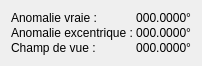
   <widget class="QWidget" name="formLayoutWidget_34">
    <property name="geometry">
     <rect>
      <x>10</x>
      <y>80</y>
      <width>183</width>
      <height>52</height>
     </rect>
    </property>
    <layout class="QFormLayout" name="formLayout_elemOsc1">
     <property name="sizeConstraint">
      <enum>QLayout::SetFixedSize</enum>
     </property>
     <property name="labelAlignment">
      <set>Qt::AlignLeading|Qt::AlignLeft|Qt::AlignVCenter</set>
     </property>
     <property name="horizontalSpacing">
      <number>3</number>
     </property>
     <property name="verticalSpacing">
      <number>1</number>
     </property>
     <item row="0" column="0">
      <widget class="QLabel" name="lbl_anomalieVraie">
       <property name="font">
        <font/>
       </property>
       <property name="text">
        <string>Anomalie vraie :</string>
       </property>
      </widget>
     </item>
     <item row="1" column="0">
      <widget class="QLabel" name="lbl_anomalieExcentrique">
       <property name="font">
        <font/>
       </property>
       <property name="text">
        <string>Anomalie excentrique :</string>
       </property>
      </widget>
     </item>
     <item row="2" column="0">
      <widget class="QLabel" name="lbl_champDeVue">
       <property name="font">
        <font/>
       </property>
       <property name="text">
        <string>Champ de vue :</string>
       </property>
      </widget>
     </item>
     <item row="0" column="1">
      <widget class="QLabel" name="anomalieVraie">
       <property name="font">
        <font/>
       </property>
       <property name="text">
        <string notr="true">000.0000°</string>
       </property>
       <property name="alignment">
        <set>Qt::AlignRight|Qt::AlignTrailing|Qt::AlignVCenter</set>
       </property>
      </widget>
     </item>
     <item row="1" column="1">
      <widget class="QLabel" name="anomalieExcentrique">
       <property name="font">
        <font/>
       </property>
       <property name="text">
        <string notr="true">000.0000°</string>
       </property>
       <property name="alignment">
        <set>Qt::AlignRight|Qt::AlignTrailing|Qt::AlignVCenter</set>
       </property>
      </widget>
     </item>
     <item row="2" column="1">
      <widget class="QLabel" name="champDeVue">
       <property name="font">
        <font/>
       </property>
       <property name="text">
        <string notr="true">000.0000°</string>
       </property>
       <property name="alignment">
        <set>Qt::AlignRight|Qt::AlignTrailing|Qt::AlignVCenter</set>
       </property>
      </widget>
     </item>
    </layout>
   </widget>
